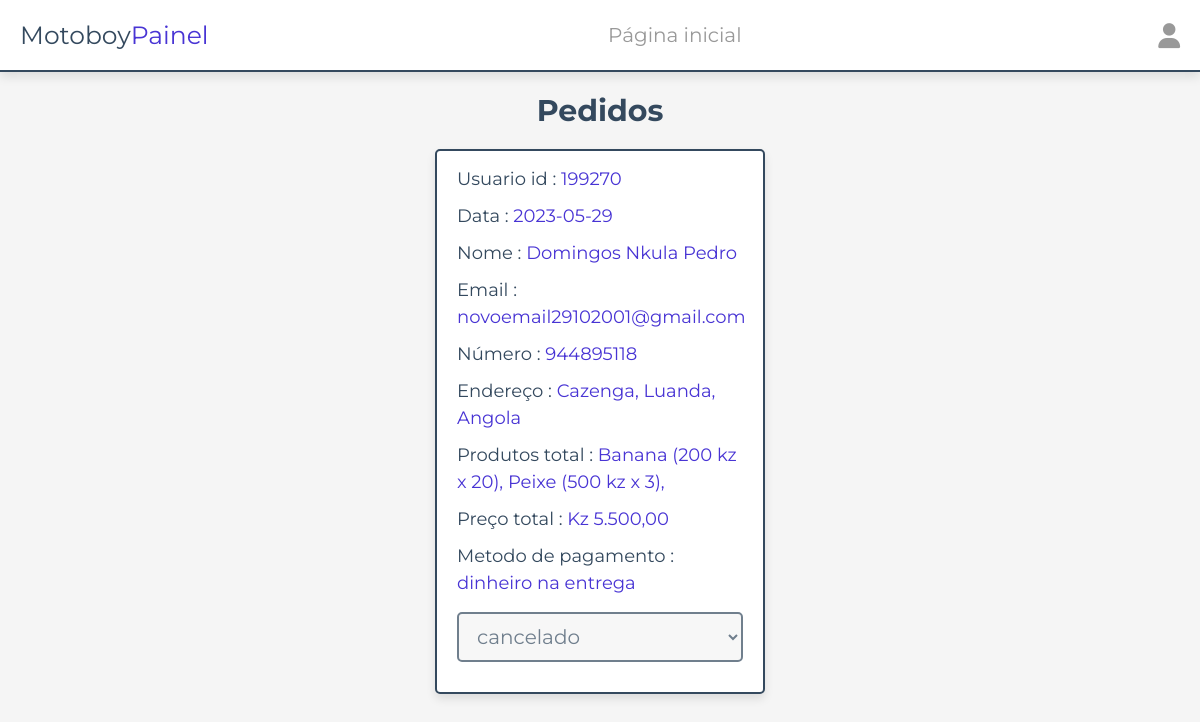
Page /others/atender-pedido.php (signed in) on the committed database.
### tables this page shows
CREATE TABLE `pedidos` (
  `id` varchar(255) NOT NULL,
  `user_id` int(100) NOT NULL,
  `nome` varchar(20) NOT NULL,
  `contacto` varchar(10) NOT NULL,
  `email` varchar(50) NOT NULL,
  `metodo` varchar(50) NOT NULL,
  `endereço` varchar(500) NOT NULL,
  `total_produtos` text NOT NULL,
  `total_preço` int(100) NOT NULL,
  `data` date NOT NULL DEFAULT current_timestamp(),
  `estado_pagamento` varchar(20) NOT NULL DEFAULT '1',
  `confirmacao_cliente` varchar(20) DEFAULT 'false',
  `confirmacao_motoboy` varchar(20) DEFAULT 'false',
  PRIMARY KEY (`id`)
);

### functions/pegarEstado.php (called while the page is built, shortened)
<?php
function pegarEstado($numero_do_estado){
    if($numero_do_estado == '0'):
        return "cancelado";
    endif;
}

### others/atender-pedido.php (the view, shortened to what this page needs)
<?php
include __DIR__ . './../components/connect.php';
include_once __DIR__ . './../functions/pegarEstado.php';
if(isset($_GET['filter'])){
   $id_filter = $_GET['filter'];
   if($id_filter == "all"){
      $sql = $conn->prepare("SELECT * FROM pedidos WHERE confirmacao_motoboy = ?");
      $sql->execute(['false']);
      if($sql->rowCount() > 0){
         $dados_filtrados = $sql->fetchAll(PDO::FETCH_ASSOC);
      } else {
         $dados_filtrados = false;
      }
   }
} else {
   $sql = $conn->prepare("SELECT * FROM pedidos WHERE confirmacao_motoboy = ?");
   $sql->execute(['false']);
   if($sql->rowCount() > 0){
      $dados_filtrados = $sql->fetchAll(PDO::FETCH_ASSOC);
   }
    else {
      $dados_filtrados = false;
   }
}
?>
<!DOCTYPE html>
<html lang="pt-br">
<head>
   <link rel="stylesheet" href="https://cdnjs.cloudflare.com/ajax/libs/font-awesome/6.1.1/css/all.min.css">
   <link rel="stylesheet" href="../css/admin_style.css">
</head>
<body>
<?php include '../components/motoboy_cabeçalho.php' ?>
<section class="placed-orders">
   <h1 class="heading">Pedidos</h1>
   <div class="box-container">
   <?php
      if(!$dados_filtrados):
         echo "<p class='empty'>Nenhum dado encontrado!</p>";
      else:
      foreach ($dados_filtrados as $dados):
         $all_produts = json_decode($dados['total_produtos'], true);
   ?>
   <div class="box">
      <p> Usuario id : <span><?= $dados['user_id']; ?></span> </p>
      <p> Data : <span><?= $dados['data']; ?></span> </p>
      <p> Nome : <span><?= $dados['nome']; ?></span> </p>
      <p> Email : <span><?= $dados['email']; ?></span> </p>
      <p> Número : <span><?= $dados['contacto']; ?></span> </p>
      <p> Endereço : <span><?= $dados['endereço']; ?></span> </p>
      <p> Produtos total : <span>
      <?php
            foreach($all_produts as $product):
               $produto = $product['pedido'];
               echo "{$produto['nome']} ({$produto['preco']} kz x {$produto['qntd']}), \n";
            endforeach;
      ?>
      </span> </p>
      <p> Preço total : <span>Kz <?= number_format($dados['total_preço'], 2, ",", ".") ; ?></span> </p>
      <p> Metodo de pagamento : <span><?= $dados['metodo']; ?></span> </p>
      <form action="<?= $_SERVER['PHP_SELF'] ?>" method="POST">
         <select <?= $dados['estado_pagamento'] == '0' ? 'disabled' : ''; ?> name="payment_status" class="drop-down">
            <option selected disabled value="false">
               <?= pegarEstado($dados['estado_pagamento']); ?>
            </option>
         </select>
      </form>
   </div>
      <?php
         endforeach;
         endif;
      ?>
   </div>
</section>
</body>
</html>

### css/admin_style.css (style rules this page uses)
:root { --main-color:#4834d4; --red:#e74c3c; --orange:#f39c12; --black:#34495e; --white:#fff; --light-bg:#f5f5f5; --light-color:#999; --border:.2rem solid var(--black); --box-shadow:0 .5rem 1rem rgba(0,0,0,.1); }
* { font-family: 'Montserrat', sans-serif; margin:0; padding:0; box-sizing: border-box; text-decoration: none; outline: none; border:none; }
html { font-size: 62.5%; overflow-x: hidden; }
body { background-color: var(--light-bg); }
section { max-width: 1200px; margin:0 auto; padding:2rem; }
.heading { text-align: center; margin-bottom: 2rem; text-transform: capitalize; color:var(--black); font-size: 3rem; }
.placed-orders .box-container { display: grid; grid-template-columns: repeat(auto-fit, 33rem); gap:1.5rem; justify-content: center; align-items: flex-start; }
.placed-orders .box-container .box { background-color: var(--white); border-radius: .5rem; box-shadow: var(--box-shadow); border:var(--border); padding:2rem; padding-top: 1rem; }
.placed-orders .box-container .box p { padding: .5rem 0; line-height: 1.5; font-size: 1.8rem; color:var(--black); }
.placed-orders .box-container .box p span { color:var(--main-color); }
.placed-orders .box-container .box .drop-down { width: 100%; margin:1rem 0; background-color: var(--light-bg); padding:1rem 1.4rem; font-size: 2rem; color:var(--black); border:var(--border); border-radius: .5rem; }

### rows in the picture
pedidos: user "199270", data "2023-05-29", nome "Domingos Nkula Pedro", email "novoemail29102001@gmail.com", contacto "944895118", endereço "Cazenga, Luanda, Angola", nome "Banana", preco "200", qntd "20", nome "Peixe", preco "500", qntd "3", total_preço "5.500,00", metodo "dinheiro na entrega", payment_status "cancelado"
